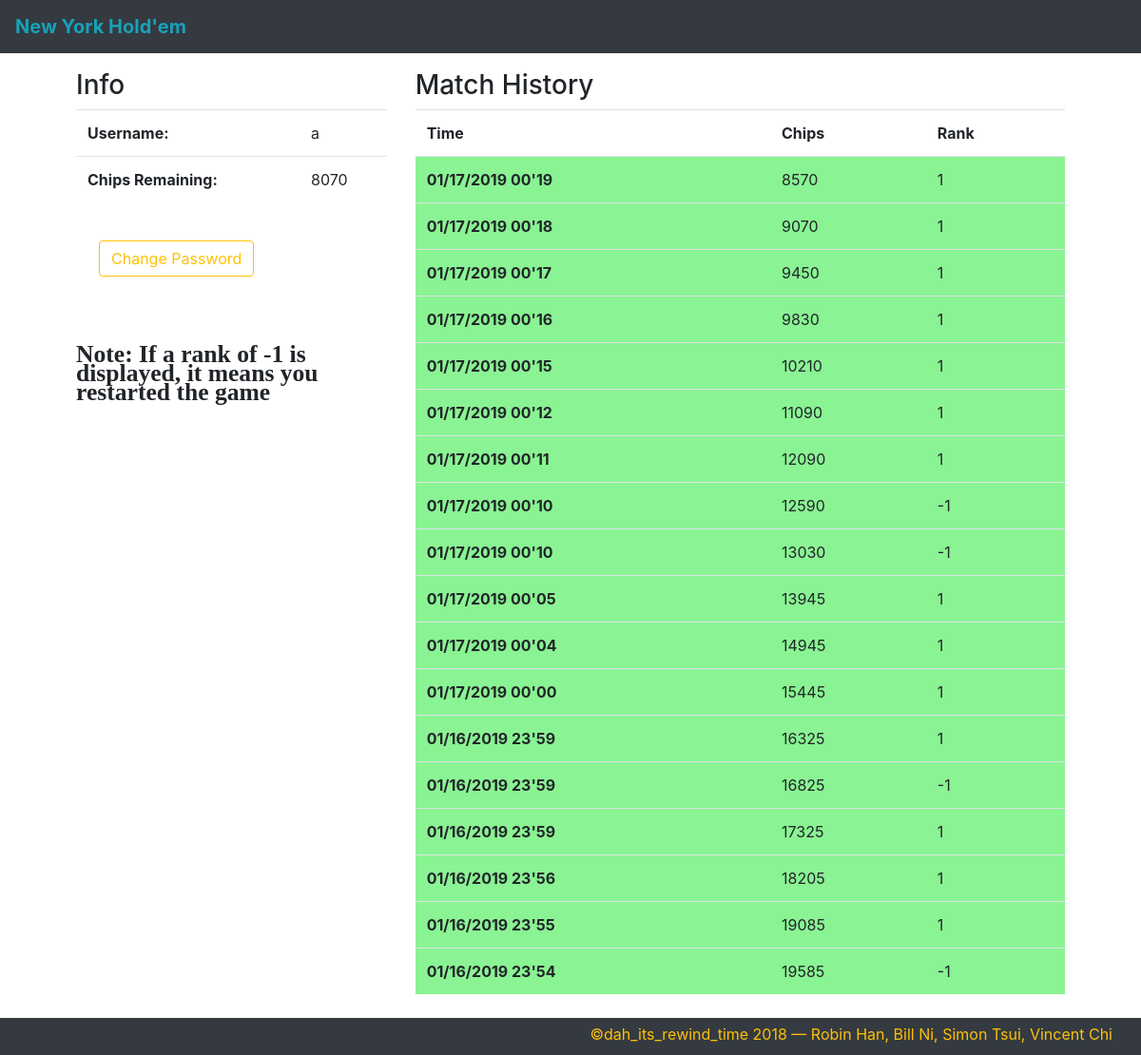
Page /profile (signed in) on the earlier database version.
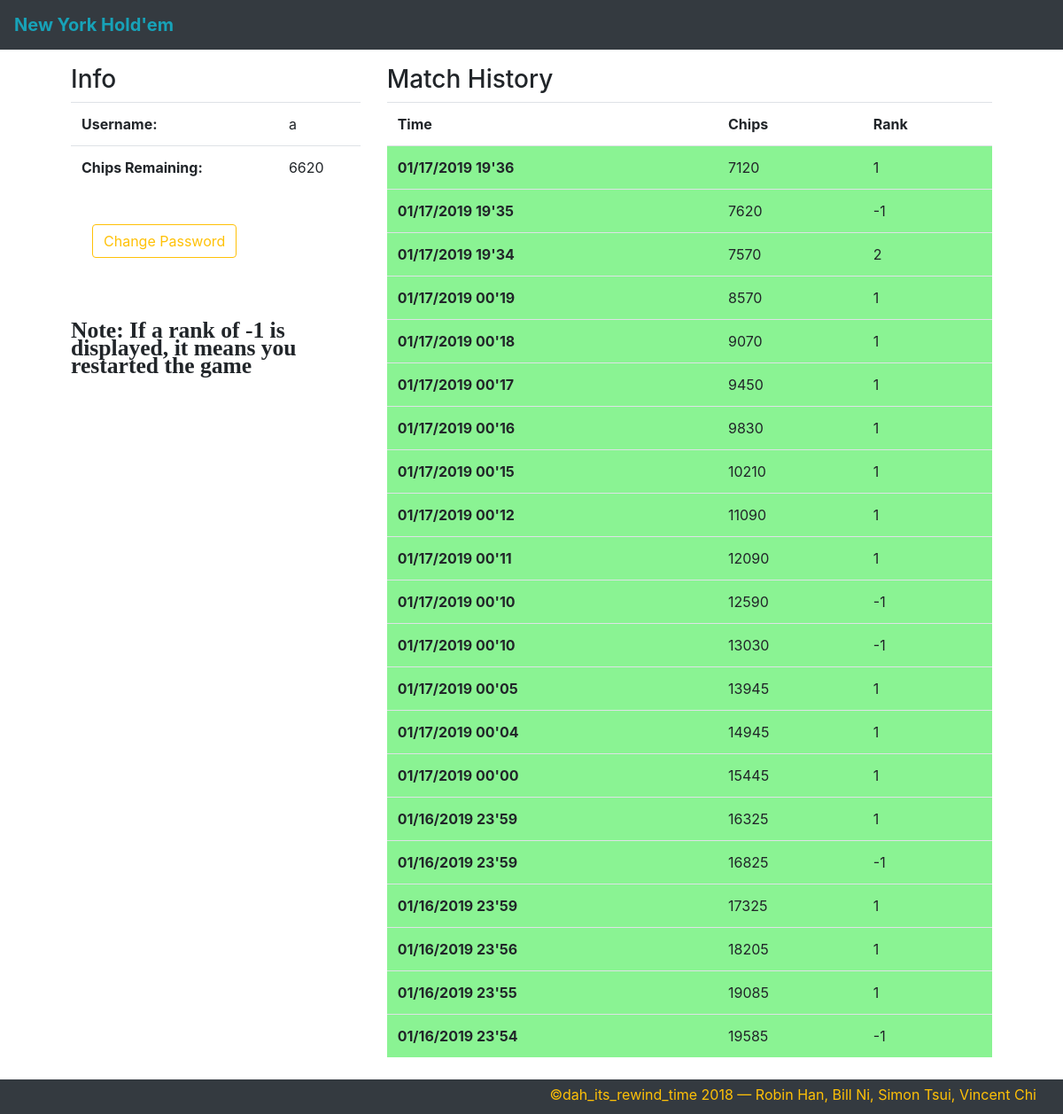
Same page on the later database version.
### tables this page shows
CREATE TABLE users (name TEXT PRIMARY KEY, password TEXT, chips INTEGER, match_history TEXT, current_games TEXT);

### app.py (the view)
@app.route('/profile')
def profile():
    if user in session:
        chips = database.fetchchips(user)
        return render_template('profile.html', username = user, numchips=chips, matches=database.getpastmatches(user), logged_in = True)
    return render_template('index.html', username = "", errors = True, logged_in = False)

### utils/database.py (called while the page is built)
def initdb():
    return sqlite3.connect(dbfile)

def deformatmatch(match):
    return match.split(":")

def getpastmatches(user):
    db = initdb()
    c = db.cursor()
    c.execute("SELECT match_history FROM users WHERE name = ?", (user, ))
    match_history = c.fetchone()[0]
    if match_history == "" or match_history == None:
        return ""
    else:
        match_history = match_history.split(";")
    while match_history[-1] == "":
        match_history = match_history[0:-1]
    for i in range(len(match_history)):
        currmatch = deformatmatch(match_history[i])
        print(currmatch)
        match_history[i] = {"time": currmatch[2], "chips": int(currmatch[0]), "rank": int(currmatch[1])}
    db.close()
    return match_history

def fetchchips(user):
    db = initdb()
    c = db.cursor()
    c.execute("SELECT chips FROM users WHERE name = ?", (user, ))
    chips = c.fetchone()[0]
    db.close()
    return chips

### templates/profile.html (shortened to what this page needs)
{% extends "template.html" %}
{% block content %}
<div class="container">
	<div class="row">
	  <div class="col-md-4">
	  	<h3>
	  		Info
	  	</h3>
	    <table class="table">
	    	<tr>
	    		<th scope="row">
	    			Username:
	    		</th>
	    		<td style="text-align: left;">
	    			{{ username }}
	    		</td>
	    	</tr>
	    	<tr>
	    		<th scope="row">
	    			Chips Remaining:
	    		</th>
	    		<td style="text-align: left;">
	    			{{ numchips }}
	    		</td>
	    	</tr>
	    </table>
	    <br>
	    <form class="form-inline my-2 my-lg-0" action="/changepass">
	    	<input class="btn btn-outline-warning ml-4" type="submit" name="submit" value="Change Password">
	    </form>
	    <br>
	    <br><br>
	    <p style="font-size:160%;"><b>Note: If a rank of -1 is displayed, it means you restarted the game</b></p>
	  </div>
	  <div class="col-md-8">
	  	<h3>
	  		Match History
	  	</h3>
	    <table class="table">
	    	<tr>
		      <th scope="col">Time</th>
		      <th scope="col">Chips</th>
		      <th scope="col">Rank</th>
		    </tr>
	    	{% for match in matches %}
		    	<tr {% if match['rank'] < 4 %}
		    				style="background-color: #8AF393"
		    			{% else %}
		    				style="background-color: #F38A8A"
		    			{% endif %}>
		    		<th scope="row">
		    			{{ match['time'] }}
		    		</th>
		    		<td style="text-align: left;">
		    			{{ match['chips'] }}
		    		</td>
		    		<td style="text-align: left;">
		    			{{ match['rank'] }}
		    		</td>
		    	</tr>
		    {% endfor %}
	    </table>
	    <br><br>
	  </div>
	</div>
</div>
{% endblock %}

### templates/template.html (shortened to what this page needs)
<!DOCTYPE html>
<html>
  <head>
        {% block head %}
         <link rel="stylesheet" href="static/css/text.css" type="text/css">
         <link rel="stylesheet" href="static/css/poker.css" type="text/css">
          <link rel="stylesheet" href="https://stackpath.bootstrapcdn.com/bootstrap/4.1.3/css/bootstrap.min.css">
          <link rel="stylesheet" href="static/css/buttons.css">
         {% endblock %}
  </head>
  <body>
        <div class="container bg-white rounded">
          <div class="container">
            <nav class="navbar fixed-top navbar-dark bg-dark flex-row">
                <a class="navbar-brand text-info" href="/"><b>New York Hold'em</b></a>
            </nav>
          </div>
        <br><br><br>
        <div class="row" style="padding-left: 90px; padding-right: 90px">
          <div class="col-md-12">
          </div>
        </div>
        {% block content %}
        {% endblock %}
      <footer class="-footer bg-dark fixed-bottom text-warning text-right" style="padding-bottom: 10px; padding-top: 5px; padding-right: 30px; margin-top:100px;">&copy;dah_its_rewind_time 2018 &mdash; Robin Han, Bill Ni, Simon Tsui, Vincent Chi</footer>
</body>
</html>

### static/css/text.css (style rules this page uses)
h3 { font-family: Garamond, Baskerville, Baskerville Old Face, Hoefler Text, Times New Roman, serif; font-size: 14px; font-style: normal; font-variant: normal; font-weight: 500; line-height: 15.4px; }
p { font-family: Garamond, Baskerville, Baskerville Old Face, Hoefler Text, Times New Roman, serif; font-size: 14px; font-style: normal; font-variant: normal; font-weight: 400; line-height: 20px; }
.row { padding: 0 20px; }

Differences in the rows shown:
changed users: chips "8070" → "6620"
Other differences:
new list line: "01/17/2019 19'36 7120 1"
new list line: "01/17/2019 19'35 7620 -1"
new list line: "01/17/2019 19'34 7570 2"
